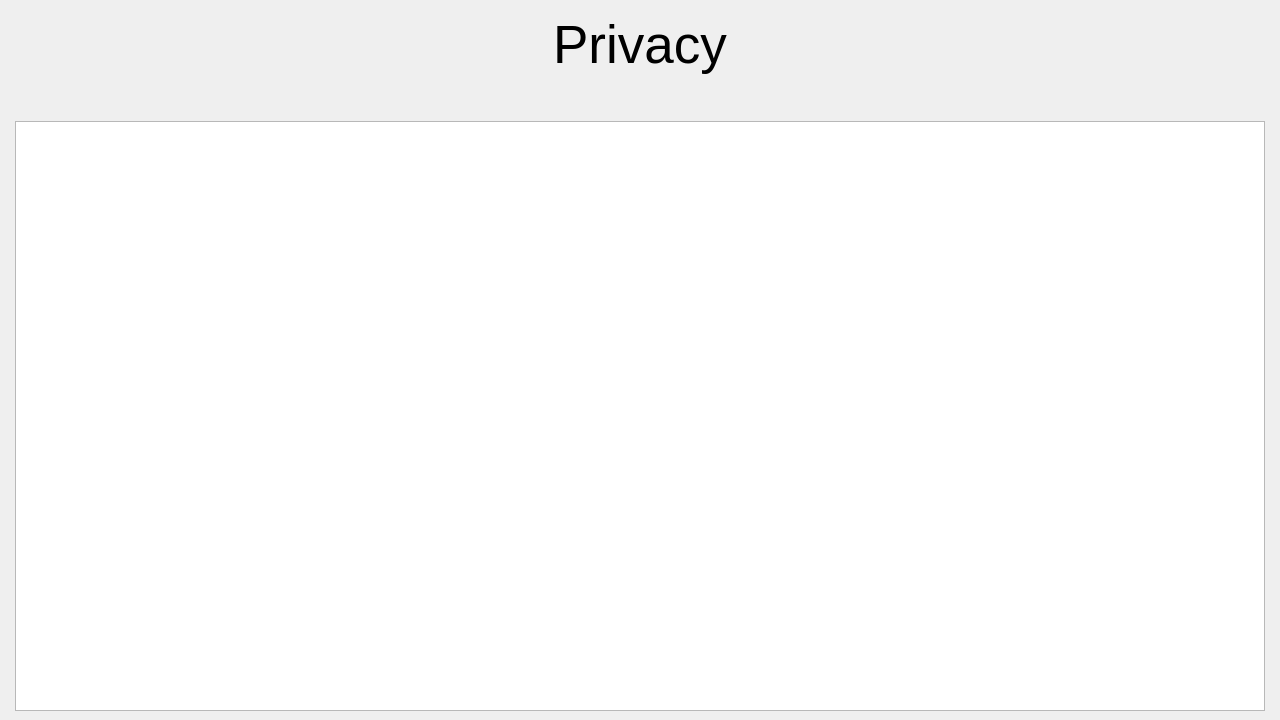
<?xml version="1.0" encoding="UTF-8"?>
<ui version="4.0">
 <class>Form</class>
 <widget class="QWidget" name="Form">
  <property name="geometry">
   <rect>
    <x>0</x>
    <y>0</y>
    <width>1280</width>
    <height>720</height>
   </rect>
  </property>
  <property name="windowTitle">
   <string>Form</string>
  </property>
  <property name="styleSheet">
   <string notr="true">QRadioButton {
	border: 2px solid rgb(74, 74, 107);
	border-radius: 10px;
	border-color: rgb(74, 74, 107);
}

QRadioButton::checked {
    background-color: rgba(44, 44, 63, 240);
}

QRadioButton::indicator {
    background-color: transparent;
    border: 0px solid transparent;
}</string>
  </property>
  <layout class="QVBoxLayout" name="verticalLayout">
   <property name="leftMargin">
    <number>15</number>
   </property>
   <property name="topMargin">
    <number>15</number>
   </property>
   <property name="rightMargin">
    <number>15</number>
   </property>
   <property name="bottomMargin">
    <number>9</number>
   </property>
   <item>
    <widget class="QLabel" name="label">
     <property name="font">
      <font>
       <pointsize>40</pointsize>
      </font>
     </property>
     <property name="text">
      <string>Privacy</string>
     </property>
     <property name="alignment">
      <set>Qt::AlignCenter</set>
     </property>
    </widget>
   </item>
   <item>
    <spacer name="verticalSpacer">
     <property name="orientation">
      <enum>Qt::Vertical</enum>
     </property>
     <property name="sizeType">
      <enum>QSizePolicy::Preferred</enum>
     </property>
     <property name="sizeHint" stdset="0">
      <size>
       <width>20</width>
       <height>40</height>
      </size>
     </property>
    </spacer>
   </item>
   <item>
    <widget class="QTextEdit" name="txtPrivacy">
     <property name="styleSheet">
      <string notr="true">color: rgb(56, 56, 56);</string>
     </property>
     <property name="readOnly">
      <bool>true</bool>
     </property>
    </widget>
   </item>
  </layout>
 </widget>
 <resources>
  <include location="assets.qrc"/>
 </resources>
 <connections/>
</ui>
